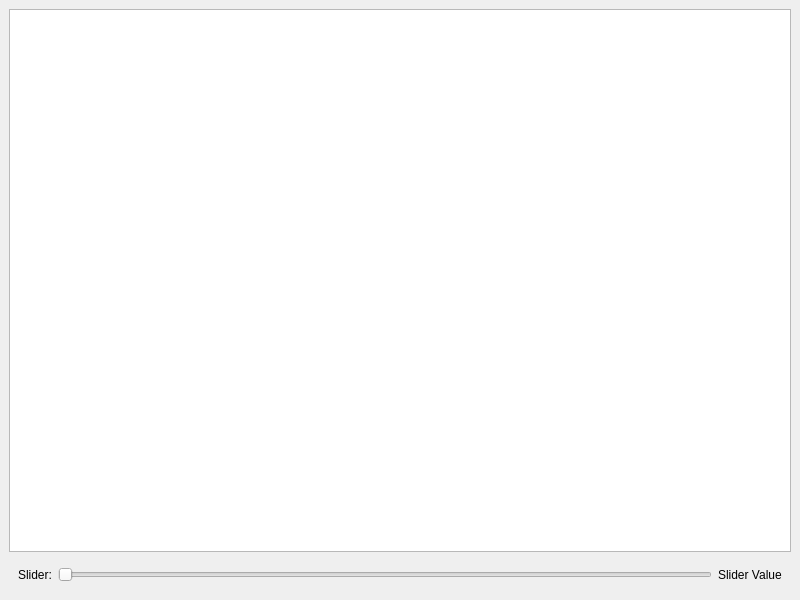
<?xml version="1.0" encoding="UTF-8"?>
<ui version="4.0">
 <class>MainWindow</class>
 <widget class="QMainWindow" name="MainWindow">
  <property name="geometry">
   <rect>
    <x>0</x>
    <y>0</y>
    <width>800</width>
    <height>600</height>
   </rect>
  </property>
  <property name="windowTitle">
   <string>MainWindow</string>
  </property>
  <widget class="QWidget" name="centralwidget">
   <layout class="QVBoxLayout" name="verticalLayout">
    <item>
     <widget class="QGraphicsView" name="plot"/>
    </item>
    <item>
     <widget class="QWidget" name="widget_slider" native="true">
      <layout class="QHBoxLayout" name="horizontalLayout">
       <item>
        <widget class="QLabel" name="label_slider">
         <property name="text">
          <string>Slider:</string>
         </property>
        </widget>
       </item>
       <item>
        <widget class="QSlider" name="slider_value">
         <property name="orientation">
          <enum>Qt::Horizontal</enum>
         </property>
        </widget>
       </item>
       <item>
        <widget class="QLabel" name="label_value">
         <property name="text">
          <string>Slider Value</string>
         </property>
        </widget>
       </item>
      </layout>
     </widget>
    </item>
   </layout>
  </widget>
 </widget>
 <resources/>
 <connections/>
</ui>
